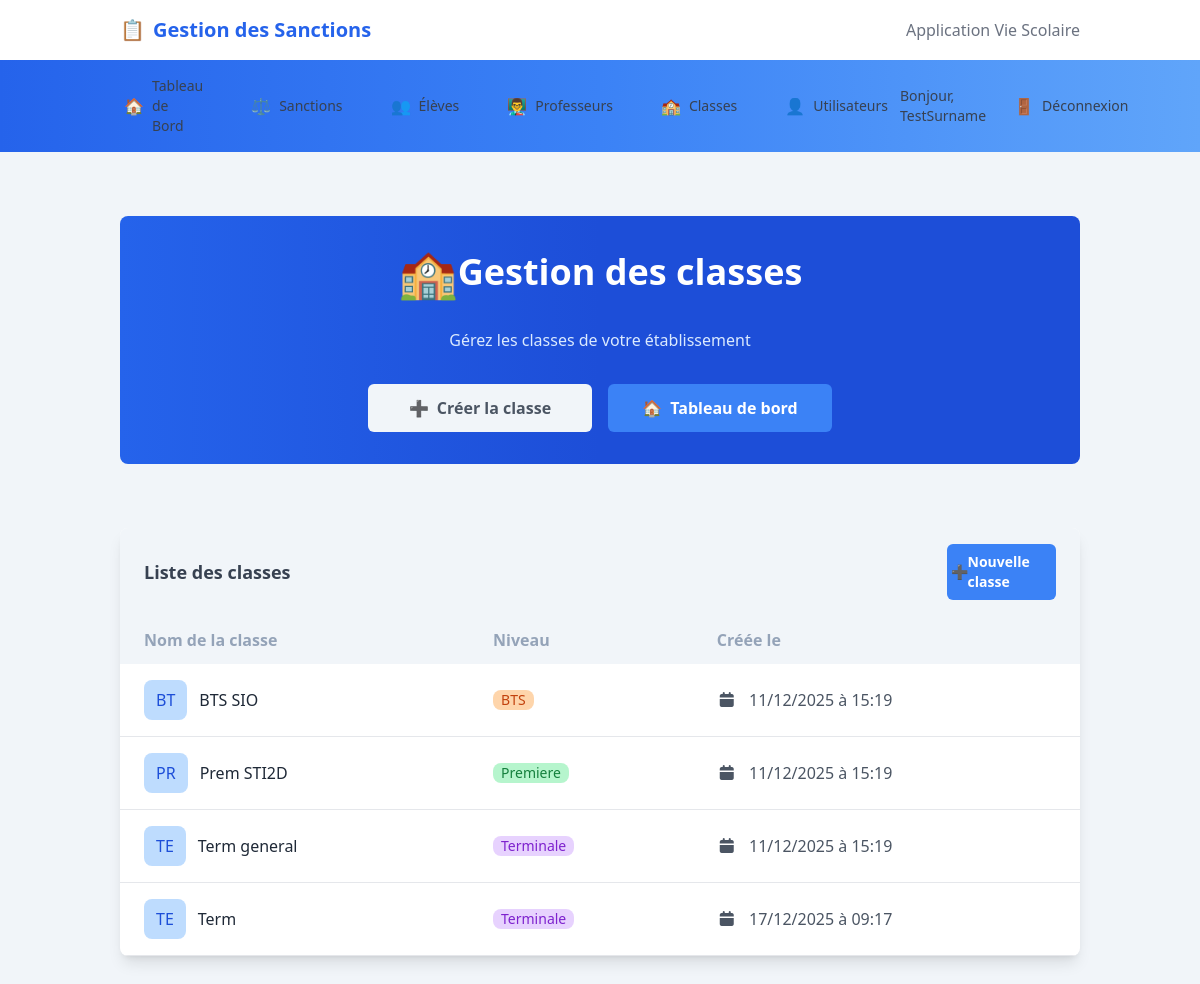
Screenshot of /Code/public/index.php?action=classes (signed in) with the database file from the repository.
### tables this page shows
CREATE TABLE `classes` (
  `id_classe` int NOT NULL,
  `nom` varchar(30) NOT NULL,
  `niveau` varchar(15) NOT NULL,
  `date_creation` timestamp NOT NULL DEFAULT CURRENT_TIMESTAMP
);

### Code/src/Http/Response.php (called while the page is built, shortened)
<?php
class Response
{
    public function view($templatePath, $data = [], $statusCode = 200)
    {
        extract((array) $data, EXTR_SKIP);
        require_once $templatePath;
        return $this;
    }
}

### Code/src/controllers/classeController.php (called while the page is built, shortened)
<?php
require_once __DIR__ . '/../repositories/classesRepositorie.php';
function listeClassesSanction(Request $req, Response $rep)
{
    $classes = getAllClasses();
    $data = [
        'classes' => $classes,
        'success' => $_SESSION['success'] ?? null
    ];
    $rep->view(__DIR__ . '/../../templates/sanction/classes.php', $data);
}

### Code/src/Routing/Router.php (called while the page is built, shortened)
<?php
class Router
{
    private array $routes;
    private Request $request;
    private Response $response;
    public function __construct($routes = [])
    {
        $this->routes = $routes;
        $this->request = new Request();
        $this->response = new Response();
    }
    public function addRoute($index, $function, $methods = ['GET'])
    {
        $this->routes[$index] = [
            'fonction' => $function,
            'methodes' => $methods
        ];
        return $this;
    }
    public function handleRequest()
    {
        $action = $this->request->getAction();
        if (isset($this->routes[$action])) {
            $route = $this->routes[$action];
            $method = $this->request->getMethod();
            if (in_array($method, $route['methodes'])) {
                if (function_exists($route['fonction'])) {
                    $route['fonction']($this->request, $this->response);
                } else {
                    $this->handleFunctionNotFound();
                }
            } else {
                $this->handleMethodNotAllowed($route['methodes']);
            }
        } else {
            $this->handleNotFound();
        }
    }
}

### Code/public/index.php (called while the page is built, shortened)
<?php
require_once __DIR__ . '/../src/Http/Response.php';
require_once __DIR__ . '/../src/Routing/Router.php';
require_once __DIR__ . '/../src/controllers/classeController.php';
$router = new Router();
$router->addRoute('index', 'indexSanction', ['GET'])
    ->addRoute('inscription', 'inscriptionSanction', ['GET', 'POST'])
    ->addRoute('connexion', 'connexionSanction', ['GET', 'POST'])
    ->addRoute('dashboard', 'dashboardSanction', ['GET'])
    ->addRoute('logout', 'logoutSanction', ['GET'])
    ->addRoute('creationClasse', 'creationClasseSanction', ['GET', 'POST'])
    ->addRoute('classes', 'listeClassesSanction', ['GET'])
    ->addRoute('creationEleve', 'creationEleveSanction', ['GET', 'POST'])
    ->addRoute('eleves', 'listeElevesSanction', ['GET'])
    ->addRoute('creationProfesseur', 'creationProfesseurSanction', ['GET', 'POST'])
    ->addRoute('professeurs', 'listeProfesseursSanction', ['GET'])
    ->addRoute('creationSanction', 'creationSanctionSanction', ['GET', 'POST'])
    ->addRoute('sanctions', 'listeSanctionsSanction', ['GET']);
$router->handleRequest();

### Code/src/repositories/classesRepositorie.php (called while the page is built, shortened)
<?php
function getAllClasses()
{
    $pdo = getDatabaseConnection();
    $sql = "SELECT * FROM classes";
    $stmt = $pdo->prepare($sql);
    try {
        $stmt->execute();
        return $stmt->fetchAll(PDO::FETCH_ASSOC);
    } catch (PDOException $e) {
        error_log("Erreur lors de la récupération des classes : " . $e->getMessage());
        return [];
    }
}

### Code/templates/sanction/classes.php (the view, shortened to what this page needs)
<?php
$niveauxColors = [
    "Seconde" => "blue",
    "Premiere" => "green",
    "Terminale" => "purple",
    "BTS" => "orange"
];
?>
<div class="flex-grow container mx-auto px-4 sm:px-6 lg:px-8 py-8 sm:py-12">
    <div class="bg-gradient-to-r from-blue-600 via-blue-700 to-blue-700 text-white p-8 rounded-lg text-center mb-16 flex-col justify-center items-center">
        <div class="flex items-center justify-center">
            <span class="text-5xl">🏫</span>
            <h1 class="text-4xl font-bold">Gestion des classes</h1>
        </div>
        <p class="my-8 text-blue-100">Gérez les classes de votre établissement</p>
        <div class="flex gap-4 justify-center">
            <a href="index.php?action=creationClasse" class="w-[25%] flex items-center justify-center gap-2 bg-slate-100 text-gray-600 font-bold py-3 px-4 rounded-md hover:bg-slate-200 focus:outline-none focus:ring-2 focus:ring-offset-2 focus:ring-blue-500  transition-colors">
                <span class="material-symbols-outlined">➕</span>
                Créer la classe
            </a>
            <a href="index.php?action=dashboard" class="w-[25%] flex items-center justify-center gap-2 bg-blue-500 text-white font-bold py-3 px-4 rounded-md hover:bg-blue-600 focus:outline-none focus:ring-2 focus:ring-offset-2 focus:ring-blue-500  transition-colors">
                <span class="text-base">🏠</span>
                Tableau de bord
            </a>
        </div>
    </div>
    <div class="mx-auto bg-white rounded-lg shadow-lg overflow-hidden">
        <table class="w-full">
            <div class="flex justify-between items-center px-6 py-4 bg-slate-100">
                <div class="text-lg font-semibold">
                    Liste des classes
                </div>
                <a href="index.php?action=creationClasse" class="text-sm w-[12%] flex items-center justify-center bg-blue-500 text-white font-bold py-2 px-1 rounded-md hover:bg-blue-600 focus:outline-none focus:ring-2 focus:ring-offset-2 focus:ring-blue-500  transition-colors">
                    <span class="material-symbols-outlined">➕</span>
                    Nouvelle classe
                </a>
            </div>
            <thead class="bg-slate-100 text-slate-400">
                <tr>
                    <th class="px-6 py-3 text-left font-semibold">Nom de la classe</th>
                    <th class="px-6 py-3 text-left font-semibold">Niveau</th>
                    <th class="px-6 py-3 text-left font-semibold">Créée le</th>
                </tr>
            </thead>
            <tbody>
                <?php foreach ($classes as $classe) : ?>
                    <tr class="border-b border-gray-200 hover:bg-gray-50">
                        <td class="px-6 py-4 text-gray-800 font-medium">
                            <div class="flex items-center gap-3">
                                <div class="bg-blue-300/60 rounded-lg py-2 px-3 text-blue-700">
                                    <?= htmlspecialchars(strtoupper(substr($classe['nom'], 0, 2))) ?>
                                </div>
                                <div>
                                    <?= htmlspecialchars($classe['nom']) ?>
                                </div>
                            </div>
                        </td>
                        <td class="px-6 py-4">
                            <div class="flex items-center">
                                <div class="bg-<?= $niveauxColors[$classe['niveau']] ?>-300/60 rounded-lg px-2 text-<?= $niveauxColors[$classe['niveau']] ?>-700 text-sm">
                                    <?= htmlspecialchars(ucfirst($classe['niveau'])) ?>
                                </div>
                            </div>
                        </td>
                        <td class="px-6 py-4 text-gray-600">
                            <i class="fa-solid fa-calendar mr-2"></i>
                            <?= date('d/m/Y \à H:i', strtotime($classe['date_creation'])) ?>
                        </td>
                    </tr>
                <?php endforeach; ?>
            </tbody>
        </table>
    </div>
</div>
</div>
<?php
include __DIR__ . '/../layout.php';
?>

### rows the page displays
classes: nom "BT", nom "BTS SIO", niveau "BTS", date_creation "11/12/2025 à 15:19"
classes: nom "PR", nom "Prem STI2D", niveau "Premiere", date_creation "11/12/2025 à 15:19"
classes: nom "TE", nom "Term general", niveau "Terminale", date_creation "11/12/2025 à 15:19"
classes: nom "TE", nom "Term", niveau "Terminale", date_creation "17/12/2025 à 09:17"

### other values shown
$_SESSION['user_prenom'] "TestSurname"
